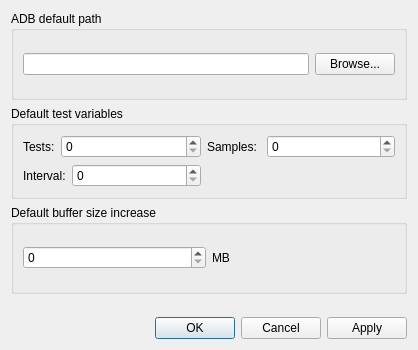
<?xml version="1.0" encoding="UTF-8"?>
<ui version="4.0">
 <class>PrefsDialog</class>
 <widget class="QDialog" name="PrefsDialog">
  <property name="geometry">
   <rect>
    <x>0</x>
    <y>0</y>
    <width>418</width>
    <height>350</height>
   </rect>
  </property>
  <property name="windowTitle">
   <string>Dialog</string>
  </property>
  <layout class="QVBoxLayout" name="verticalLayout">
   <item>
    <widget class="QGroupBox" name="groupBox">
     <property name="title">
      <string>ADB default path</string>
     </property>
     <layout class="QHBoxLayout" name="horizontalLayout_3">
      <item>
       <widget class="QLineEdit" name="adbPathLineEdit"/>
      </item>
      <item>
       <widget class="QPushButton" name="browseBtn">
        <property name="text">
         <string>Browse...</string>
        </property>
       </widget>
      </item>
     </layout>
    </widget>
   </item>
   <item>
    <widget class="QGroupBox" name="groupBox_2">
     <property name="title">
      <string>Default test variables</string>
     </property>
     <layout class="QGridLayout" name="gridLayout">
      <item row="0" column="0">
       <widget class="QLabel" name="label">
        <property name="text">
         <string>Tests:</string>
        </property>
       </widget>
      </item>
      <item row="1" column="2">
       <widget class="QSpinBox" name="intervalTime">
        <property name="sizePolicy">
         <sizepolicy hsizetype="Expanding" vsizetype="Fixed">
          <horstretch>0</horstretch>
          <verstretch>0</verstretch>
         </sizepolicy>
        </property>
        <property name="minimum">
         <number>0</number>
        </property>
        <property name="maximum">
         <number>100000</number>
        </property>
       </widget>
      </item>
      <item row="0" column="4">
       <widget class="QSpinBox" name="samplesAmount">
        <property name="sizePolicy">
         <sizepolicy hsizetype="Expanding" vsizetype="Fixed">
          <horstretch>0</horstretch>
          <verstretch>0</verstretch>
         </sizepolicy>
        </property>
        <property name="maximum">
         <number>100</number>
        </property>
       </widget>
      </item>
      <item row="0" column="1" colspan="2">
       <widget class="QSpinBox" name="testsAmount">
        <property name="maximum">
         <number>100</number>
        </property>
       </widget>
      </item>
      <item row="1" column="0" colspan="2">
       <widget class="QLabel" name="label_2">
        <property name="text">
         <string>Interval:</string>
        </property>
       </widget>
      </item>
      <item row="0" column="3">
       <widget class="QLabel" name="label_3">
        <property name="text">
         <string>Samples: </string>
        </property>
       </widget>
      </item>
     </layout>
    </widget>
   </item>
   <item>
    <widget class="QGroupBox" name="groupBox_3">
     <property name="title">
      <string>Default buffer size increase</string>
     </property>
     <layout class="QHBoxLayout" name="horizontalLayout_2">
      <item>
       <widget class="QSpinBox" name="bufferExpansion">
        <property name="maximum">
         <number>1024</number>
        </property>
       </widget>
      </item>
      <item>
       <widget class="QLabel" name="label_4">
        <property name="text">
         <string>MB</string>
        </property>
       </widget>
      </item>
     </layout>
    </widget>
   </item>
   <item>
    <spacer name="verticalSpacer">
     <property name="orientation">
      <enum>Qt::Vertical</enum>
     </property>
     <property name="sizeType">
      <enum>QSizePolicy::Fixed</enum>
     </property>
     <property name="sizeHint" stdset="0">
      <size>
       <width>20</width>
       <height>17</height>
      </size>
     </property>
    </spacer>
   </item>
   <item>
    <layout class="QHBoxLayout" name="horizontalLayout">
     <item>
      <spacer name="horizontalSpacer">
       <property name="orientation">
        <enum>Qt::Horizontal</enum>
       </property>
       <property name="sizeHint" stdset="0">
        <size>
         <width>148</width>
         <height>20</height>
        </size>
       </property>
      </spacer>
     </item>
     <item>
      <widget class="QDialogButtonBox" name="buttonBox">
       <property name="standardButtons">
        <set>QDialogButtonBox::Apply|QDialogButtonBox::Cancel|QDialogButtonBox::Ok</set>
       </property>
      </widget>
     </item>
    </layout>
   </item>
  </layout>
 </widget>
 <resources/>
 <connections/>
</ui>
